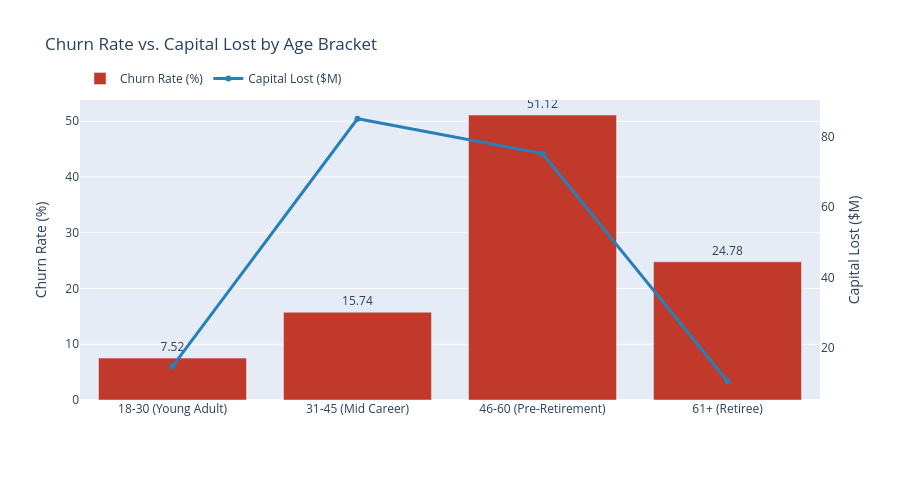

Here is the notebook cell this chart was saved with:
### Code cell
a = age_seg.reset_index()
fig = go.Figure()
fig.add_bar(x=a['Age Bracket'], y=a['churn_rate_pct'], name='Churn Rate (%)',
            marker_color='#c0392b', text=a['churn_rate_pct'].round(2), textposition='outside')
fig.add_scatter(x=a['Age Bracket'], y=a['lost_capital'] / 1e6, name='Capital Lost ($M)',
                yaxis='y2', mode='lines+markers', line=dict(color='#2980b9', width=3))
fig.update_layout(
    title='Churn Rate vs. Capital Lost by Age Bracket',
    yaxis=dict(title='Churn Rate (%)'),
    yaxis2=dict(title='Capital Lost ($M)', overlaying='y', side='right', showgrid=False),
    legend=dict(orientation='h', y=1.12), height=480,
)
fig.show()

### Figure 1 — Plotly figure (JSON) as saved in the notebook; plotly's stock layout.template omitted (floating-point values rounded to 4 significant figures)
{"data": [{"marker": {"color": "#c0392b"}, "name": "Churn Rate (%)", "text": [7.52, 15.74, 51.12, 24.78], "textposition": "outside", "type": "bar", "x": ["18-30 (Young Adult)", "31-45 (Mid Career)", "46-60 (Pre-Retirement)", "61+ (Retiree)"], "y": [7.52, 15.74, 51.12, 24.78]}, {"line": {"color": "#2980b9", "width": 3}, "mode": "lines+markers", "name": "Capital Lost ($M)", "type": "scatter", "x": ["18-30 (Young Adult)", "31-45 (Mid Career)", "46-60 (Pre-Retirement)", "61+ (Retiree)"], "y": [14.81, 85.04, 75.17, 10.57], "yaxis": "y2"}], "layout": {"height": 480, "legend": {"orientation": "h", "y": 1.12}, "title": {"text": "Churn Rate vs. Capital Lost by Age Bracket"}, "yaxis": {"title": {"text": "Churn Rate (%)"}}, "yaxis2": {"overlaying": "y", "showgrid": false, "side": "right", "title": {"text": "Capital Lost ($M)"}}}}
